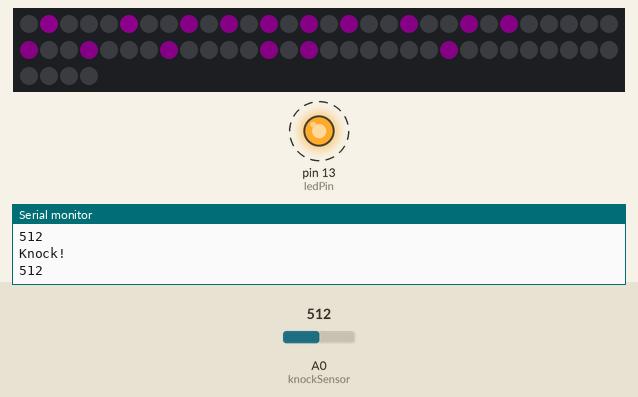
A sketch run on a simulated Arduino Uno, built with avr-gcc and run on an emulated ATmega328P. Shown: 64 RGB LEDs in strip order, left to right, continuing on the next row, output pins drawn as LEDs (lit = HIGH), the last lines printed to the serial monitor. Dashed ring = blinking. The test bench sets the inputs (shaded band); at power-on: A0 (knockSensor) = 512. Dim RGB values are drawn brighter than linear.

Above: at 1.11 s.
1.3 s: A0 (knockSensor) set to 105
3.0 s: A0 (knockSensor) set to 93
At 3.0 s:
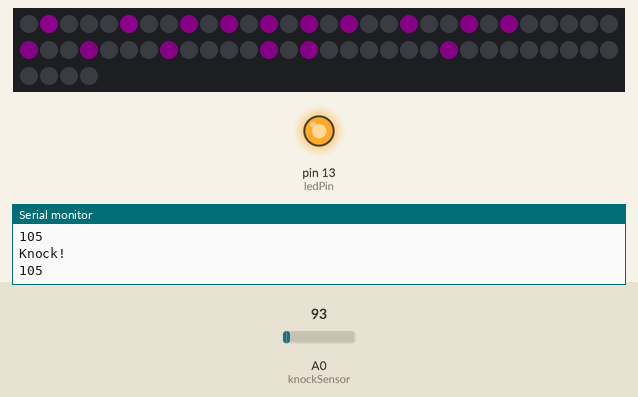
4.5 s: A0 (knockSensor) set to 110
At 4.71 s:
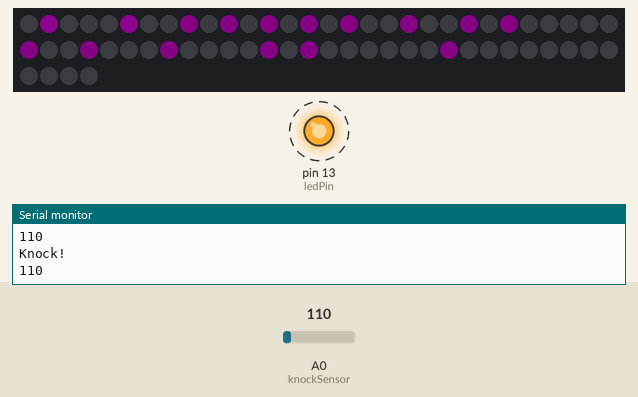
6.5 s: A0 (knockSensor) set to 90
At 6.5 s:
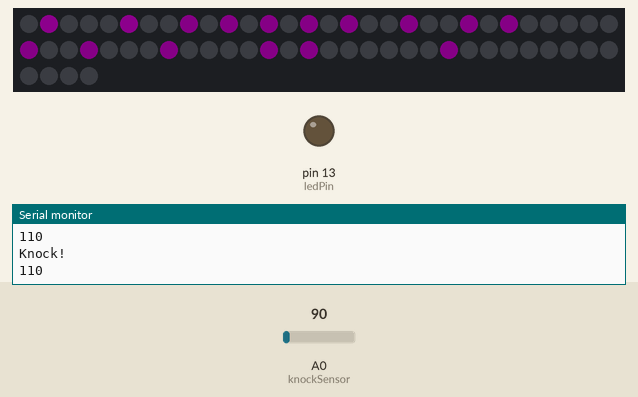
Timing chart, 0 to 9.0 s (numbered marks = the images above; inputs shaded):
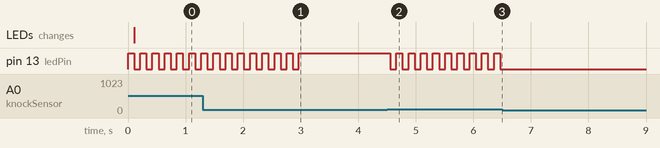

The sketch:

FirstTryDoorKnob.ino
```cpp
#include <Adafruit_NeoPixel.h>

#define NEONPIXELPIN            3


#define NUMPIXELS               64


Adafruit_NeoPixel pixels = Adafruit_NeoPixel(NUMPIXELS, NEONPIXELPIN, NEO_GRB + NEO_KHZ800);


const int ledPin = 13;      // LED connected to digital pin 13
const int knockSensor = A0; // the piezo is connected to analog pin 0
const int threshold = 100;  // threshold value to decide when the detected sound is a knock or not


int sensorReading = 0;      // variable to store the value read from the sensor pin
int ledState = LOW;         // variable used to store the last LED status, to toggle the light

 int HeartPixels[] = {1, 5, 8, 10, 12, 14, 16, 19, 22, 24, 30, 33, 37, 42, 44, 51};

void setup()
{
   pixels.begin(); // This initializes the NeoPixel library.

  //knock sensor
  pinMode(ledPin, OUTPUT); // declare the ledPin as as OUTPUT
  Serial.begin(9600);       // use the serial port


}

void loop()
{
  //knock sensor
  // read the sensor and store it in the variable sensorReading:
   sensorReading = analogRead(knockSensor);


  // if the sensor reading is greater than the threshold:
   if (sensorReading >= threshold) {
    // toggle the status of the ledPin:
    ledState = !ledState;
    // update the LED pin itself:
    digitalWrite(ledPin, ledState);
    // send the string "Knock!" back to the computer, followed by newline
    Serial.println("Knock!");
    Serial.println(sensorReading);

    //NeoPixel
     for(int i=0;i<NUMPIXELS ;i++)
    {
       // pixels.Color takes RGB values, from 0,0,0 up to 255,255,255
         // pixels.setPixelColor(i, pixels.Color(3,15,40)); // Moderately bright green color.
        ///pixels.show(); // This sends the updated pixel color to the hardware.
       //delay(delayval);
    }

  }

  delay(100);  // delay to avoid overloading the serial port buffer

    pixels.setPixelColor(0, pixels.Color(0,0,0));
    pixels.show();
    pixels.setPixelColor(1, pixels.Color(13,0,13));
    pixels.setPixelColor(5, pixels.Color(13,0,13));
    pixels.setPixelColor(8, pixels.Color(8,0,8));
    pixels.setPixelColor(10, pixels.Color(8,0,8));
    pixels.setPixelColor(12, pixels.Color(8,0,8));
    pixels.setPixelColor(14, pixels.Color(8,0,8));
    pixels.setPixelColor(16, pixels.Color(8,0,8));
    pixels.setPixelColor(19, pixels.Color(8,0,8));
    pixels.setPixelColor(22, pixels.Color(8,0,8));
    pixels.setPixelColor(24, pixels.Color(8,0,8));
    pixels.setPixelColor(30, pixels.Color(8,0,8));
    pixels.setPixelColor(33, pixels.Color(8,0,8));
    pixels.setPixelColor(37, pixels.Color(8,0,8));
    pixels.setPixelColor(42, pixels.Color(8,0,8));
    pixels.setPixelColor(44, pixels.Color(8,0,8));
    pixels.setPixelColor(51, pixels.Color(8,0,8));

    for (int i = 0; i < sizeof(HeartPixels); i = i + 1) {
         //pixels.setPixelColor(HeartPixels[i], pixels.Color(8,0,8));

    }


    pixels.show();

}
```

Measured:
- the behaviour switches between 100 and 99 on A0 (knockSensor) (found by bisection; images 0 and 1)
- after the input at 3.0 s, pin 13 (ledPin): stops changing and stays HIGH
- after the input at 4.5 s, pin 13 (ledPin): alternates HIGH for 0.11 s and LOW for 0.11 s, starting after 0.06 s
- after the input at 6.5 s, pin 13 (ledPin): stops changing and stays LOW
- by itself, pin 13 (ledPin): alternates HIGH for 0.11 s and LOW for 0.11 s
